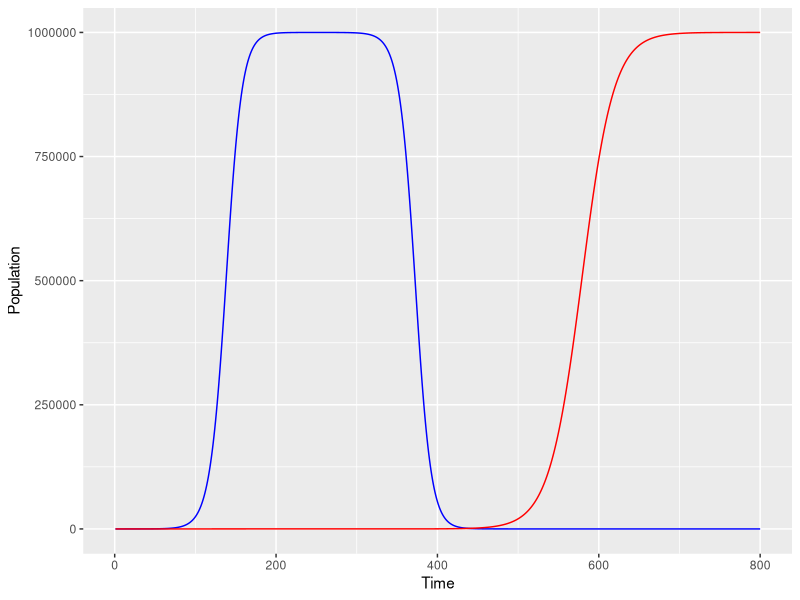

Reproduce this figure in R.
# set carrying capacity at 1 million
K=1000000
# set time we will collect data for
times <- 1:800

# set up the matrix for N that will contain the time and population of non-mutant cells
N <- matrix(data=NA,nrow=length(times),ncol=2)
N[1,2]=2
N[,1]=times
# set up the matrix for M that will contain the time and population of mutant cells
M <- matrix(data=NA,nrow=length(times),ncol=2)
M[1:99,2]=0
M[100,2]=1 #first mutation at time=100
M[,1]=times

# loop to generate the model between time 2 and 250
# r=0.1 because the drug has not been added yet
for(i in 2:250){
 N[i,2]=N[(i-1),2] + (0.1)*N[(i-1),2]*(1-(N[(i-1),2]+M[(i-1),2])/K)
  if(i>100){
    M[i,2]=M[(i-1),2] + (0.1)*M[(i-1),2]*(1-(N[(i-1),2]+M[(i-1),2])/K)
  }
}

# new loop to simulate addition of the drug
for(i in 251:800){
  N[i,2]=N[(i-1),2] + (-0.1)*N[(i-1),2]*(1-(N[(i-1),2]+M[(i-1),2])/K)
  M[i,2]=M[(i-1),2] + (0.05)*M[(i-1),2]*(1-(N[(i-1),2]+M[(i-1),2])/K)
}

#turn matrix into data frame so can be used for plotting
NDF <- data.frame(time=N[,1],population=N[,2])
MDF <- data.frame(time=M[,1],population=M[,2])

#combine data frames into one data frame for plotting
CellPopulations <- data.frame(time=NDF[,1], populationN=NDF$population, populationM=MDF$population)

#load ggplot
library(ggplot2)

#plot the growth of the two populations
ggplot(CellPopulations)+
  geom_line(aes(x=time, y=populationN), color="blue")+
  geom_line(aes(x=time, y=populationM), color="red")+
  xlab("Time")+
  ylab("Population")
